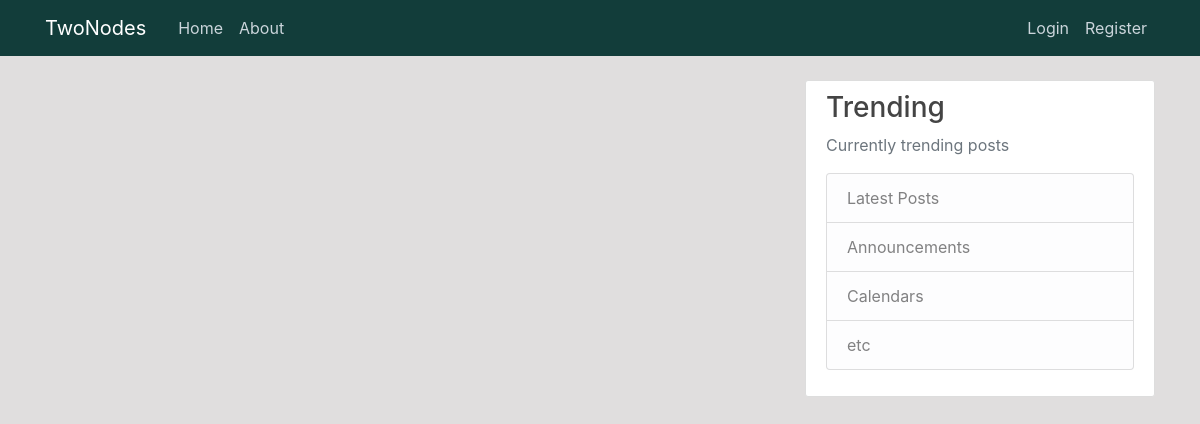
The app's page /, older data.
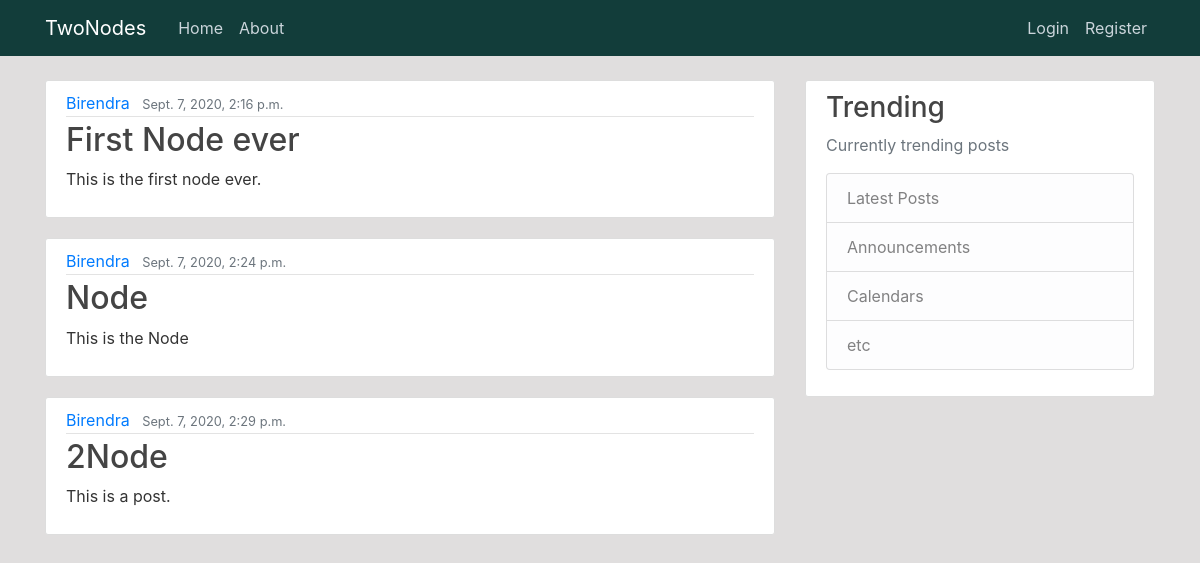
The same page, newer data.
### blog/models.py (models this page shows, shortened)
class Post(models.Model):
    title = models.CharField(max_length=100)
    content = models.TextField()
    dateposted = models.DateTimeField(default=timezone.now)
    author = models.ForeignKey(User, on_delete= models.CASCADE)

### blog/views.py (the view)
# urls.py: 2. Add a URL to urlpatterns:  path('', views.home, name='home')
def home(request):
    context = {
        'posts': Post.objects.all()
    }
    return render(request, 'blog/home.html', context)

### blog/templates/blog/home.html
{% extends "blog/base.html" %}
{% block content %}
    {% for post in posts %}
        <article class="media content-section">
            <div class="media-body">
            <div class="article-metadata">
                <a class="mr-2" href="#">{{ post.author }}</a>
                <small class="text-muted">{{ post.dateposted }}</small>
            </div>
            <h2><a class="article-title" href="#">{{ post.title }}</a></h2>
            <p class="article-content">{{ post.content }}</p>
            </div>
        </article>
    {% endfor %}
{% endblock content %}

### blog/templates/blog/base.html (shortened to what this page needs)
{% load static %}
<!DOCTYPE html>
<html lang="en">
<head>
    <link rel="stylesheet" href="https://stackpath.bootstrapcdn.com/bootstrap/4.5.2/css/bootstrap.min.css">
    <link rel="stylesheet" type="text/css" href="{% static 'blog/main.css' %}">
</head>
<body>
    <header class="site-header">
        <nav class="navbar navbar-expand-md navbar-dark bg-steel fixed-top">
        <div class="container">
            <a class="navbar-brand mr-4" href="{% url 'blog-home' %}">TwoNodes</a>
            <div class="collapse navbar-collapse" id="navbarToggle">
            <div class="navbar-nav mr-auto">
                <a class="nav-item nav-link" href="{% url 'blog-home' %}">Home</a>
                <a class="nav-item nav-link" href="{% url 'blog-about' %}">About</a>
            </div>
            <div class="navbar-nav">
                {% if user.is_authenticated %}
                    <a class="nav-item nav-link" href="{% url 'logout' %}">Logout</a>
                    <a class="nav-item nav-link" href="{% url 'profile' %}">Profile</a>
                {% else %}
                    <a class="nav-item nav-link" href="{% url 'login' %}">Login</a>
                    <a class="nav-item nav-link" href="{% url 'register' %}">Register</a>
                {% endif %}
            </div>
            </div>
        </div>
        </nav>
    </header>
    <main role="main" class="container">
        <div class="row">
        <div class="col-md-8">
            {% block content %}{% endblock %}
        </div>
        <div class="col-md-4">
            <div class="content-section">
            <h3>Trending</h3>
            <p class='text-muted'>Currently trending posts
                <ul class="list-group">
                <li class="list-group-item list-group-item-light">Latest Posts</li>
                <li class="list-group-item list-group-item-light">Announcements</li>
                <li class="list-group-item list-group-item-light">Calendars</li>
                <li class="list-group-item list-group-item-light">etc</li>
                </ul>
            </p>
            </div>
        </div>
        </div>
    </main>
</body>
</html>

### blog/static/blog/main.css (style rules this page uses)
body { background: #e0dede; color: #333333; margin-top: 5rem; }
h1, h2, h3, h4, h5, h6 { color: #444444; }
ul { margin: 0; }
.bg-steel { background-color: #123d3a; }
.site-header .navbar-nav .nav-link { color: #cbd5db; }
.content-section { background: #ffffff; padding: 10px 20px; border: 1px solid #dddddd; border-radius: 3px; margin-bottom: 20px; }
.article-title { color: #444444; }
.article-content { white-space: pre-line; }
.article-metadata { padding-bottom: 1px; margin-bottom: 4px; border-bottom: 1px solid #e3e3e3; }

Row changes from the older to the newer data that the page shows:
added Post: author "Birendra", dateposted "Sept. 7, 2020, 2:16 p.m.", title "First Node ever", content "This is the first node ever."
added Post: author "Birendra", dateposted "Sept. 7, 2020, 2:24 p.m.", title "Node", content "This is the Node"
added Post: author "Birendra", dateposted "Sept. 7, 2020, 2:29 p.m.", title "2Node", content "This is a post."
